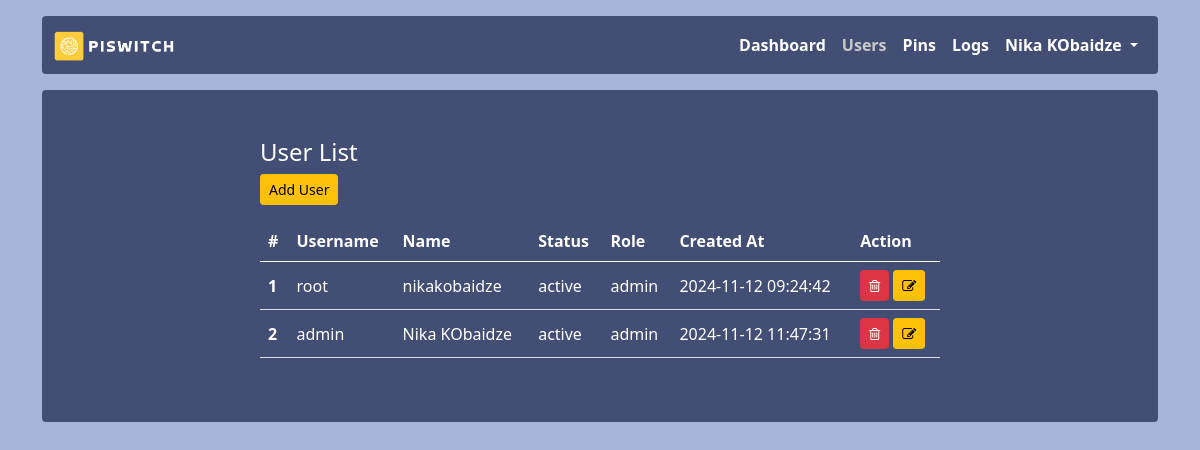
Page /users (signed in) on the earlier database version.
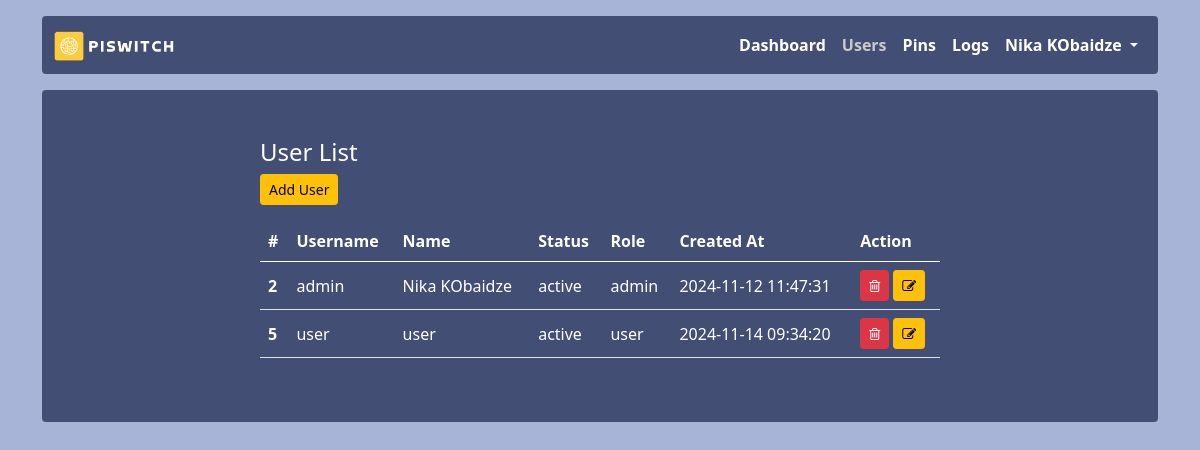
Same page on the later database version.
### app.py (models this page shows, shortened)
class Users(db.Model):
    id = db.Column(db.Integer, primary_key = True)
    username = db.Column(db.String(255))
    name = db.Column(db.String(255))
    password = db.Column(db.String(255))
    role = db.Column(db.String(20))
    status = db.Column(db.String(20))
    created_at = db.Column(db.DateTime, default=datetime.utcnow())

### app.py (the view)
@app.route('/users')
@login_required
@check_admin
def users():
    users = Users.query.all()
    return render_template('users/users.html', users=users)

### app.py (called while the page is built)
def login_required(f):
    @wraps(f)
    def decorated_function(*args, **kwargs):
        if session.get("user_id") is None:
            return redirect("/login")
        return f(*args, **kwargs)
    return decorated_function

def check_admin(f):
    @wraps(f)
    def decorated_function(*args, **kwargs):
        if session.get("role") != 'admin':
            return redirect("/")
        return f(*args, **kwargs)
    return decorated_function

### templates/users/users.html (shortened to what this page needs)
{% extends 'layout.html' %}
{% block content %}
<h4>User List</h4>
<a href="{{ url_for('add_user') }}" class="btn btn-warning btn-sm">Add User</a>
<table class="table mt-3">
    <thead>
        <tr>
            <th scope="col">#</th>
            <th scope="col">Username</th>
            <th scope="col">Name</th>
            <th scope="col">Status</th>
            <th scope="col">Role</th>
            <th scope="col">Created At</th>
            <th scope="col">Action</th>
        </tr>
    </thead>
    <tbody>
        {% for user in users %}
            <tr>
                <th scope="row">{{ user.id }}</th>
                <td>{{ user.username }}</td>
                <td>{{ user.name }}</td>
                <td>{{ user.status }}</td>
                <td>{{ user.role }}</td>
                <td>{{ user.created_at.strftime("%Y-%m-%d %H:%M:%S") }}</td>
                <td>
                    <button type="button" id="{{user.id}}" onclick="getId(this)" class="btn btn-sm btn-danger" data-bs-toggle="modal" data-bs-target="#delete-user">
                        <i class="fa fa-trash-o" aria-hidden="true"></i>
                    </button>
                    <a href="" class="btn btn-sm btn-warning">
                        <i class="fa fa-edit" aria-hidden="true"></i>
                    </a>
                </td>
            </tr>
        {% endfor %}
    </tbody>
</table>
{% endblock %}

### templates/layout.html (shortened to what this page needs)
<!DOCTYPE html>
<html lang="en">
    <head>
        <link href="{{ url_for('static', filename='assets/dist/css/bootstrap.min.css') }}" rel="stylesheet" />
        <link href="{{ url_for('static', filename='css/style.css') }}" rel="stylesheet" />
        <link rel="stylesheet" href="{{ url_for('static', filename='css/font-awesome.css') }}">
    </head>
    <body>
        <main>
            <div class="container">
                <nav class="navbar navbar-expand-lg navbar-light bg-light rounded mt-3 color" aria-label="Eleventh navbar example">
                    <div class="container-fluid">
                        <a class="navbar-brand" href="{{ url_for('index') }}">
                            <img src="{{ url_for('static', filename='img/logo.png') }}" alt="PiSwitch" height="30px" />
                        </a>
                        <div class="collapse navbar-collapse" id="navbarsExample09">
                            <ul class="navbar-nav ms-auto mb-2 mb-lg-0">
                                <li class="nav-item">
                                    <a class="nav-link {% if request.path == url_for('index') %}active{% endif %}" aria-current="page" href="{{ url_for('index') }}">Dashboard</a>
                                </li>
                                {% if session['role'] == 'admin'%}
                                    <li class="nav-item">
                                        <a class="nav-link {% if request.path == url_for('users') %}active{% endif %}"  href="{{ url_for('users') }}">Users</a>
                                    </li>
                                    <li class="nav-item">
                                        <a class="nav-link {% if request.path == url_for('pins') %}active{% endif %}" href="{{ url_for('pins') }}">Pins</a>
                                    </li>
                                {%endif%}
                                <li class="nav-item">
                                    <a class="nav-link {% if request.path == url_for('logs') %}active{% endif %}" href="{{ url_for('logs') }}">Logs</a>
                                </li>
                                <li class="nav-item dropdown">
                                    <a class="nav-link dropdown-toggle" href="#" id="dropdown09" data-bs-toggle="dropdown" aria-expanded="false">
                                        {{ session.name }}
                                    </a>
                                </li>
                            </ul>
                        </div>
                    </div>
                </nav>
                <div class="mt-3">
                    <div class="bg-light p-5 rounded color">
                        <div class="col-sm-8 mx-auto">{% block content %}{% endblock %}</div>
                    </div>
                </div>
            </div>
        </main>
    </body>
</html>

Differences in the rows shown:
removed Users: id "1", username "root", name "nikakobaidze", status "active", role "admin", created_at "2024-11-12 09:24:42"
added Users: id "5", username "user", name "user", status "active", role "user", created_at "2024-11-14 09:34:20"
